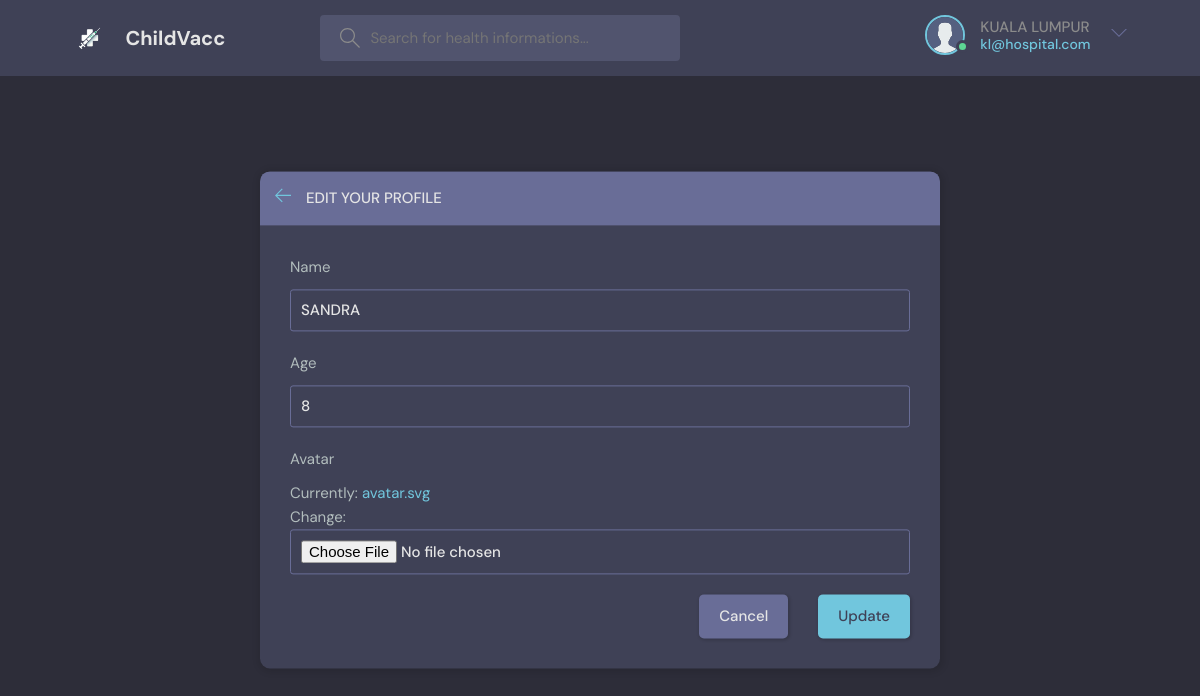
Screenshot of /update-profile-child/49 (signed in) with the database file from the repository.
### base/models.py (models this page shows, shortened)
class User(AbstractUser):
    email = models.EmailField(unique=True)
    username = models.CharField(max_length=150, unique=True)
    avatar = models.ImageField(null=True, default="avatar.svg")
    contact = models.CharField(max_length=12, null=True)
    address1 = models.CharField(max_length=30)
    address2 = models.CharField(max_length=30)
    postcode = models.CharField(max_length=5)
    city = models.CharField(max_length=30)
    state = models.CharField(max_length=20)
    class Types(models.TextChoices):
        PARENT = "PARENT", "Parent"
        HOSPITAL = "HOSPITAL", "Hospital"
        ADMIN = "ADMIN", "Admin"
        VACCINESUPPLIER = "VACCINESUPPLIER", "VaccineSupplier"
    type = models.CharField(max_length=50, choices=Types.choices, default=Types.ADMIN)
    class Status(models.TextChoices):
        APPROVED = "APPROVED", "Approved"
        PENDING = "PENDING", "Pending"
        RESTRICTED = "RESTRICTED", "Restricted"
    status = models.CharField(max_length=50, choices=Status.choices, default=Status.PENDING)
    class Meta:
        ordering = ['username']
    USERNAME_FIELD = 'email'
    REQUIRED_FIELDS = ['username', 'type']

class Child(models.Model):
    name = models.CharField(max_length=150)
    age = models.IntegerField(default=0)
    ic = models.CharField(max_length=12, unique=True)
    parent = models.ForeignKey(Parent, on_delete=models.CASCADE)
    avatar = models.ImageField(null=True, default="avatar.svg")
    class Meta:
        ordering = ['age', 'name']

### base/views.py (the view, shortened to what this page needs)
# urls.py: path('update-profile-child/<str:pk>', views.updateChild, name="update-profile-child"),
@login_required(login_url='login')
def updateChild(request, pk):
    child = Child.objects.get(id=pk)
    form = ChildForm(instance=child)
    context = {'form': form}
    return render(request, 'base/update_profile.html', context)

### base/forms.py
class ChildForm(ModelForm):
    class Meta:
        model = Child
        fields = ['name', 'age', 'avatar']

### base/templates/base/update_profile.html (shortened to what this page needs)
{% extends 'main.html' %}
{% block content %}
    <main class="update-account layout">
        <div class="container">
            <div class="layout__box">
                <div class="layout__boxHeader">
                    <div class="layout__boxTitle">
                        <a href="{{request.META.HTTP_REFERER}}">
                            <svg version="1.1" xmlns="http://www.w3.org/2000/svg" width="32" height="32"
                                viewBox="0 0 32 32">
                                <title>arrow-left</title>
                                <path
                                    d="M13.723 2.286l-13.723 13.714 13.719 13.714 1.616-1.611-10.96-10.96h27.625v-2.286h-27.625l10.965-10.965-1.616-1.607z">
                                </path>
                            </svg>
                        </a>
                        <h3>Edit your profile</h3>
                    </div>
                </div>
                <div class="layout__body">
                    <form class="form" action="" method="POST" enctype="multipart/form-data">
                      {% for field in form %}
                      <div class="form__group">
                          <label>{{field.label}}</label>
                          {{field}}
                      </div>
                      {% endfor %}
                        <div class="form__action">
                            <a class="btn btn--dark" href="{{request.META.HTTP_REFERER}}">Cancel</a>
                            <button class="btn btn--main" type="submit">Update</button>
                        </div>
                    </form>
                </div>
            </div>
        </div>
    </main>
{% endblock content %}

### templates/navbar.html (shortened to what this page needs)
{% load static %}
<header class="header header--loggedIn">
    <div class="container">
      <a href="{% url 'home' %}" class="header__logo">
        <img src="{% static 'images/logo.png' %}" />
        <h1>ChildVacc</h1>
      </a>
      <form class="header__search" method="GET" action="{% url 'home' %}">
        <label>
          <input name="q" placeholder="Search for health informations..." />
        </label>
      </form>
      <nav class="header__menu">
        {% if request.user.is_authenticated %}
        <div class="header__user">
          {% if user.type == 'PARENT' %}
            <a href="{% url 'profile-parent' user.id %}">
              <div class="avatar avatar--medium active">
                <img src="{{user.avatar.url}}" />
              </div>
              <p>{{request.user.username}} <span>{{request.user.email}}</span></p>
            </a>
          {% elif user.type == 'HOSPITAL' %}
          <a href="{% url 'profile-hospital' user.id %}">
            <div class="avatar avatar--medium active">
              <img src="{{user.avatar.url}}" />
            </div>
            <p>{{request.user.username}} <span>{{request.user.email}}</span></p>
          </a>
          {% endif %}
          <button class="dropdown-button">
            <svg version="1.1" xmlns="http://www.w3.org/2000/svg" width="32" height="32" viewBox="0 0 32 32">
              <title>chevron-down</title>
              <path d="M16 21l-13-13h-3l16 16 16-16h-3l-13 13z"></path>
            </svg>
          </button>
        </div>
        {% else %}
        <a href="{% url 'login' %}">
          <img src="{% static 'images/avatar.svg' %}" />
          <p>Login</p>
        </a>
        {% endif %}
      </nav>
    </div>
  </header>

### rows the page displays
User: avatar (placeholder picture), user.username "KUALA LUMPUR", user.email "kl@hospital.com"
Child: form "SANDRA" "8"

### other values shown
{{ field.label }} "Name" "Age" "Avatar"
